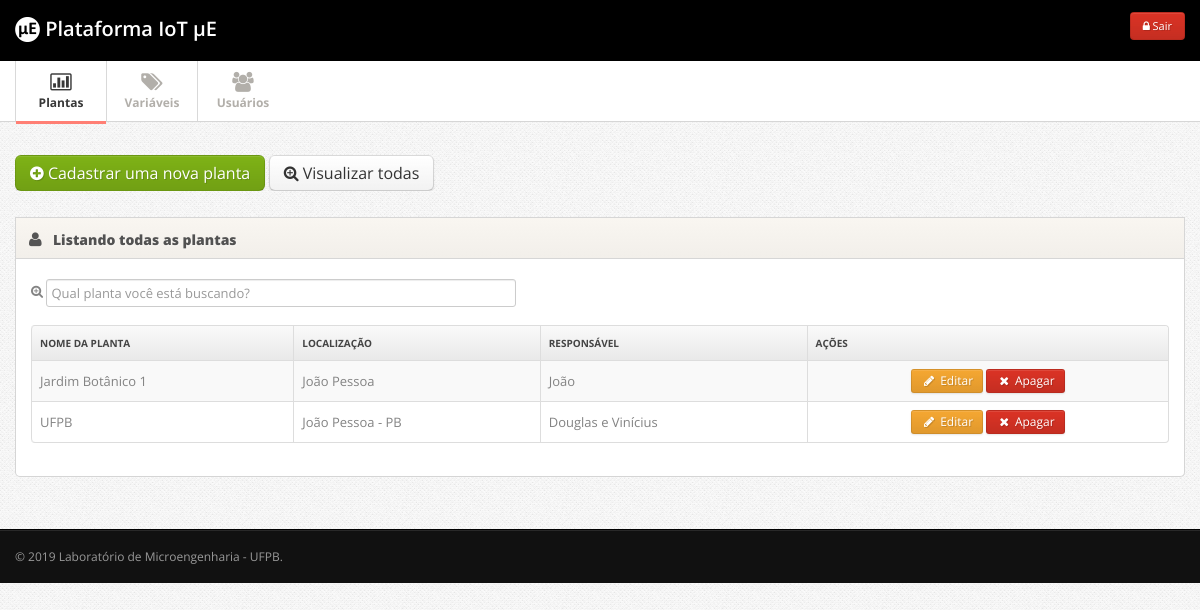
The page /admin/index.php?p=plantas_gerenciar (signed in) on the database its author committed.
### tables this page shows
CREATE TABLE IF NOT EXISTS `plantas` (
  `id` int(11) NOT NULL AUTO_INCREMENT,
  `nome` varchar(200) NOT NULL,
  `localizacao` varchar(200) NOT NULL,
  `inicio_operacao` varchar(50) NOT NULL,
  `responsavel` varchar(200) NOT NULL,
  `imagem` varchar(200) NOT NULL,
  `codigo_google_maps` text NOT NULL,
  PRIMARY KEY (`id`)
);

### admin/plantas_gerenciar.php (the view, shortened to what this page needs)
<?php
if(isset($_GET['acao'])){
	$acao = $_GET['acao'];
} else{
	$acao = 'gerenciar';
}
if($acao == 'gerenciar'){
?>
	      <div class="row">
	      	<div class="span12">
            <div class="widget">
              <a href="javascript:void();" onclick="location.href='index.php?p=plantas_cadastrar';" class="btn btn-large btn-success btn-support-ask"><i class="icon-plus-sign"></i> Cadastrar uma nova planta</a>
              <a href="javascript:void();" onclick="location.href='index.php?p=plantas';" class="btn btn-large btn-support-ask"><i class="icon-zoom-in"></i> Visualizar todas</a>
            </div>
	      		<div class="widget">
					<div class="widget-header">
						<i class="icon-user"></i>
					<h3>Listando todas as plantas</h3>
					</div>
					<div class="widget-content">
            <div id="tabela_busca" class="form-horizontal">
            <fieldset>
            <div class="control-group">
              <i class="icon-zoom-in"></i> <input class="span5 m-wrap" id="appendedInputButton" type="text" placeholder="Qual planta você está buscando?">
            </div>
            </fieldset>
            </div>
            <table class="table table-striped table-bordered" id="tabela">
              <thead>
                <tr>
                  <th> Nome da planta </th>
                  <th> Localização</th>
                  <th> Responsável</th>
                  <th class="td-actions"> Ações </th>
                </tr>
              </thead>
              <tbody>
              <?php
              $result_usuarios = "SELECT * FROM plantas ORDER BY nome ASC";
          		$resultado_usuarios = mysqli_query($conn, $result_usuarios);
              while($resultado = mysqli_fetch_array($resultado_usuarios)){
          		if(isset($resultado)){
                $id = $resultado['id'];
                $nome = $resultado['nome'];
                $localizacao = $resultado['localizacao'];
                $responsavel = $resultado['responsavel'];
              }
              ?>
              <tr>
                <td><?php echo $nome; ?></td>
                <td><?php echo $localizacao; ?></td>
                <td><?php echo $responsavel; ?></td>
                <td class="td-actions">
                <center>
									<a href="index.php?p=plantas_gerenciar&acao=editar&id=<?php echo $id; ?>" class="btn btn-warning btn-small"><i class="btn-icon-only icon-pencil"> </i> Editar</a>
                  <a href="index.php?p=plantas_gerenciar&acao=apagar&id=<?php echo $id; ?>" class="btn btn-danger btn-small"><i class="btn-icon-only icon-remove"> </i> Apagar</a>
                </center>
                </td>
              </tr>
							<?php
              }
              ?>
              </tbody>
            </table>
					</div>
				</div>
		    </div>
	      </div>
<?php
} elseif ($acao == 'apagar') {
	if(isset($_GET['id'])){
		apagarPlanta($_GET['id']);
	}
}
?>

### css/style.css (style rules this page uses)
body { background: #f9f6f1; font: 13px/1.7em 'Open Sans'; }
input, button, select, textarea { font-family: 'Open Sans'; }
.btn-icon-only { padding-right: 3px; padding-left: 3px; }
.table td { vertical-align: middle; }
.table-bordered th { background: #E9E9E9; background:-moz-linear-gradient(top, #FAFAFA 0%, #E9E9E9 100%); background:-webkit-gradient(linear, left top, left bottom, color-stop(0%,#FAFAFA), color-stop(100%,#E9E9E9)); background:-webkit-linear-gradient(top, #FAFAFA 0%,#E9E9E9 100%); background:-o-linear-gradient(top, #FAFAFA 0%,#E9E9E9 100%); background:-ms-linear-gradient(top, #FAFAFA 0%,#E9E9E9 100%); background:linear-gradient(top, #FAFAFA 0%,#E9E9E9 100%); filter: progid:DXImageTransform.Microsoft.gradient(startColorstr='#FAFAFA', endColorstr='#E9E9E9'); -ms-filter: "progid:DXImageTransform.Microsoft.gradient(startColorstr='#FAFAFA', endColorstr='#E9E9E9')"; font-size: 10px; color: #444; text-transform: uppercase; }
.widget { position: relative; clear: both; width: auto; margin-bottom: 2em; overflow: hidden; }
.widget-header { position: relative; height: 40px; line-height: 40px; background: #f9f6f1; background:-moz-linear-gradient(top, #f9f6f1 0%, #f2efea 100%); background:-webkit-gradient(linear, left top, left bottom, color-stop(0%,#f9f6f1), color-stop(100%,#f2efea)); background:-webkit-linear-gradient(top, #f9f6f1 0%,#f2efea 100%); background:-o-linear-gradient(top, #f9f6f1 0%,#f2efea 100%); background:-ms-linear-gradient(top, #f9f6f1 0%,#f2efea 100%); background:linear-gradient(top, #f9f6f1 0%,#f2efea 100%); filter: progid:DXImageTransform.Microsoft.gradient(startColorstr='#f9f6f1', endColorstr='#f2efea'); -ms-filter: "progid:DXImageTransform.Microsoft.gradient(startColorstr='#f9f6f1', endColorstr='#f2efea')"; border: 1px solid #d6d6d6; -webkit-background-clip: padding-box; }
.widget-header h3 { position: relative; top: 2px; left: 10px; display: inline-block; margin-right: 3em; font-size: 14px; font-weight: 800; color: #525252; line-height: 18px; text-shadow: 1px 1px 2px rgba(255,255,255,.5); }
.widget-header [class^="icon-"], .widget-header [class*=" icon-"] { display: inline-block; margin-left: 13px; margin-right: -2px; font-size: 16px; color: #555; vertical-align: middle; }
.widget-content { padding: 20px 15px 15px; background: #FFF; border: 1px solid #D5D5D5; -moz-border-radius: 5px; -webkit-border-radius: 5px; border-radius: 5px; }
.widget-header+.widget-content { border-top: none; -webkit-border-top-left-radius: 0; -webkit-border-top-right-radius: 0; -moz-border-radius-topleft: 0; -moz-border-radius-topright: 0; border-top-left-radius: 0; border-top-right-radius: 0; }
.widget-content:before, .widget-content:after { content:""; display:table; }
.widget-content:after { clear:both; }
.widget-content { zoom:1; }

### css/pages/signin.css (style rules this page uses)
body { background: url(../../img/body-bg.png); color:#838383; font: 13px/1.7em 'Open Sans'; }

### rows shown on the page
plantas: nome "Jardim Botânico 1", localizacao "João Pessoa", responsavel "João"
plantas: nome "UFPB", localizacao "João Pessoa - PB", responsavel "Douglas e Vinícius"
